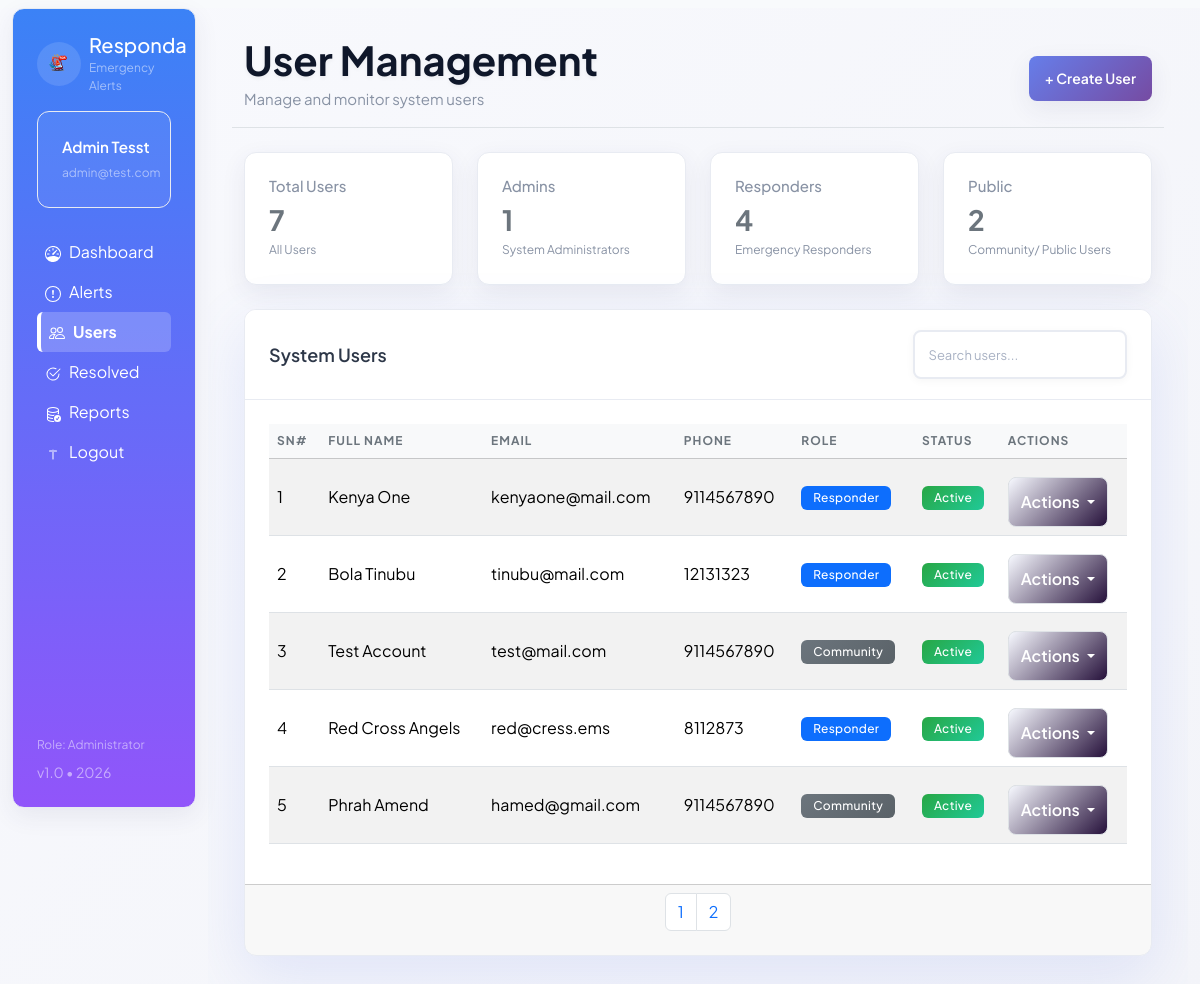
/users.php (signed in), run on the app's committed database.
### tables this page shows
CREATE TABLE `users` (
  `id` int(11) NOT NULL,
  `full_name` varchar(100) NOT NULL,
  `email` varchar(100) NOT NULL,
  `phone` varchar(20) DEFAULT NULL,
  `password` varchar(255) NOT NULL,
  `role_id` int(11) NOT NULL,
  `status` enum('active','inactive') DEFAULT 'active',
  `created_at` timestamp NOT NULL DEFAULT current_timestamp()
);

CREATE TABLE `roles` (
  `id` int(11) NOT NULL,
  `name` varchar(50) NOT NULL,
  `created_at` timestamp NOT NULL DEFAULT current_timestamp()
);

### public/users.php (the view, shortened to what this page needs)
<?php
$pdo = getPDO();
$stmt = $pdo->query('SELECT u.id, u.full_name, u.email, u.phone, r.name AS role FROM users u LEFT JOIN roles r ON u.role_id = r.id ORDER BY u.created_at DESC');
$users = $stmt->fetchAll();
include __DIR__ . '/../includes/header.php';
?>
<div class="container-fluid mt-2 mb-0">
    <div class="row">
        <?php include __DIR__ . '/../includes/sidebar.php'; ?>
        <div class="col-lg-10" style="min-height: calc(100vh - 40px); overflow:auto; padding: 24px 32px;">
            <div class="row mb-4 align-items-center border-bottom pb-3">
                <div class="col-md-6">
                    <h1 class="display-6 fw-bold mb-1">User Management</h1>
                    <p class="text-muted mb-0">Manage and monitor system users</p>
                </div>
                <div class="col-md-6 text-end">
                    <button type="button" class="btn btn-primary shadow-sm px-4" data-bs-toggle="modal" data-bs-target="#createUserModal">
                        + Create User
                    </button>
                </div>
            </div>
            <div class="row mb-4">
                <div class="col-md-3">
                    <div class="card border-0 shadow-sm">
                        <div class="card-body">
                            <h6 class="card-title mb-2 text-muted small mb-1">Total Users</h6>
                            <h3 class="card-text fw-bold mb-0" style="color: #6c757d;"><?php echo count($users); ?></h3>
                            <small class="text-muted">All Users</small>
                        </div>
                    </div>
                </div>
                <div class="col-md-3">
                    <div class="card border-0 shadow-sm">
                        <div class="card-body">
                            <h6 class="card-title mb-2 text-muted small mb-1">Admins</h6>
                            <h3 class="card-text fw-bold mb-0" style="color: #6c757d;"><?php echo count(array_filter($users, fn($u) => $u['role'] === 'Admin')); ?></h3>
                            <small class="text-muted">System Administrators</small>
                        </div>
                    </div>
                </div>
                <div class="col-md-3">
                    <div class="card border-0 shadow-sm">
                        <div class="card-body">
                            <h6 class="card-title mb-2 text-muted small mb-1">Responders</h6>
                            <h3 class="card-text fw-bold mb-0" style="color: #6c757d;"><?php echo count(array_filter($users, fn($u) => $u['role'] === 'Responder')); ?></h3>
                            <small class="text-muted">Emergency Responders</small>
                        </div>
                    </div>
                </div>
                <div class="col-md-3">
                    <div class="card border-0 shadow-sm">
                        <div class="card-body">
                            <h6 class="card-title mb-2 text-muted small mb-1">Public</h6>
                            <h3 class="card-text fw-bold mb-0" style="color: #6c757d;"><?php echo count(array_filter($users, fn($u) => $u['role'] === 'Community')); ?></h3>
                            <small class="text-muted">Community/ Public Users</small>
                        </div>
                    </div>
                </div>
            </div>
            <div class="card border-0 shadow-lg rounded-3 mb-4">
                <div class="card-header d-flex justify-content-between align-items-center">
                    <h5 class="fw-semibold mb-0">System Users</h5>
                    <input
                        type="text"
                        id="userSearch"
                        class="form-control w-25"
                        placeholder="Search users...">
                </div>
                <div class="card-body">
                    <div class="table-responsive">
                        <table class="table table-hover table-striped align-middle" id="usersTable">
                            <thead class="table-light">
                                <tr>
                                    <th>Sn#</th>
                                    <th>Full Name</th>
                                    <th>Email</th>
                                    <th>Phone</th>
                                    <th>Role</th>
                                    <th>Status</th>
                                    <th>Actions</th>
                                </tr>
                            </thead>
                            <tbody>
                                <?php if (!empty($users) && count($users) > 0): ?>
                                    <?php foreach ($users as $index => $user): ?>
                                        <tr>
                                            <td><?= $index + 1 ?></td>
                                            <td><?= htmlspecialchars($user['full_name']) ?></td>
                                            <td><?= htmlspecialchars($user['email']) ?></td>
                                            <td><?= htmlspecialchars($user['phone']) ?></td>
                                            <td>
                                                <?php
                                                $roleName = strtolower($user['role'] ?? 'unknown');
                                                $roleStyles = [
                                                    'admin' => 'danger',
                                                    'responder' => 'primary',
                                                    'community' => 'secondary'
                                                ];
                                                $badge = $roleStyles[$roleName] ?? 'dark';
                                                ?>
                                                <span class="badge bg-<?= $badge ?>">
                                                    <?= htmlspecialchars($user['role'] ?? 'Unknown') ?>
                                                </span>
                                            </td>
                                            <td>
                                                <span class="badge bg-success">Active</span>
                                            </td>
                                            <td>
                                                <div class="dropdown">
                                                    <button class="btn btn-sm btn-light border dropdown-toggle"
                                                        type="button"
                                                        id="dropdownMenuButton<?= $user['id']; ?>"
                                                        data-bs-toggle="dropdown">
                                                        Actions
                                                    </button>
                                                </div>
                                            </td>
                                        </tr>
                                    <?php endforeach; ?>
                                <?php endif; ?>
                            </tbody>
                        </table>
                    </div>
                </div>
                <div class="card-footer text-center">
                    <nav>
                        <ul class="pagination justify-content-center" id="tablePagination"></ul>
                    </nav>
                </div>
            </div>
        </div>
    </div>
</div>
</div>
<?php include __DIR__ . '/../includes/footer.php'; ?>

### includes/header.php (shortened to what this page needs)
<!DOCTYPE html>
<html lang="en">
<head>
    <link href="https://cdn.jsdelivr.net/npm/bootstrap@5.3.8/dist/css/bootstrap.min.css" rel="stylesheet">
    <link rel="stylesheet" href="assets/css/styles.css">
</head>
<body>
<div class="container-fluid">

### includes/sidebar.php (shortened to what this page needs)
<?php
$role_id = $_SESSION['role_id'] ?? null;
function is_active($page) {
    return basename($_SERVER['PHP_SELF']) === $page ? 'active' : '';
}
function is_active_section($pages) {
    $current = basename($_SERVER['PHP_SELF']);
    return in_array($current, $pages) ? 'active' : '';
}
?>
<aside class="col-lg-2 d-none d-lg-block" style="padding-left: 0; margin-left: 0;">
    <div class="position-sticky" style="top:0px;">
        <div class="card border-0 shadow-sm text-white" style="background: linear-gradient(180deg,#3b82f6 0%, #9155fa 100%); border-radius:12px; height: 100vh; overflow: hidden; margin: 0;">
            <div class="card-body d-flex flex-column p-3 h-100" style="overflow: hidden;">
                <div class="d-flex align-items-center mb-3">
                    <div class="me-2">
                        <div style="width:44px; height:44px; border-radius:50%; background: rgba(255,255,255,0.12);display:flex;align-items:center;justify-content:center;font-weight:700;">
                            <img src="assets/images/logo.svg" alt="Responda Logo" style="width:32px; height:32px; border-radius:6px; object-fit:cover; opacity:0.95;">
                        </div>
                    </div>
                    <div>
                        <strong class="h5 mb-0" style="color:#fff;">Responda</strong>
                        <small class="d-block text-white-50">Emergency Alerts</small>
                    </div>
                </div>
                <div class="mb-3">
                    <div class="card bg-white-10 border-0 mb-2" style="background: rgba(255,255,255,0.06);">
                        <div class="card-body p-2 d-flex align-items-center">
                            <div>
                                <div class="text-white fw-semibold" style="font-size:0.95rem"><?php echo htmlspecialchars($_SESSION['username'] ?? 'User', ENT_QUOTES, 'UTF-8'); ?></div>
                                <small class="text-white-50"><?php echo htmlspecialchars($_SESSION['email'] ?? '', ENT_QUOTES, 'UTF-8'); ?></small>
                            </div>
                        </div>
                    </div>
                </div>
                <nav class="nav flex-column mb-3" style="overflow:auto; max-height: calc(100vh - 220px);">
                    <a href="dashboard.php" class="nav-link text-white py-2 px-2 rounded <?php echo is_active('dashboard.php'); ?>">
                        <span>
                            Dashboard
                        </span>
                    </a>
                    <a href="alerts.php" class="nav-link text-white py-2 px-2 rounded <?php echo is_active_section(['alerts.php','alert-details.php','create-alert.php']) ? 'active' : ''; ?>">
                        <span>
                            Alerts
                        </span>
                    </a>
                    <?php if ($role_id == 1): ?>
                        <a href="users.php" class="nav-link text-white py-2 px-2 rounded <?php echo is_active('users.php'); ?>">
                            <span>
                                Users
                            </span>
                        </a>
                    <?php endif; ?>
                    <a href="alerts.php?filter=resolved" class="nav-link text-white py-2 px-2 rounded <?php echo is_active('alerts.php') && isset($_GET['filter']) && $_GET['filter'] === 'resolved' ? 'active' : ''; ?>">
                        <span>
                            Resolved
                        </span>
                    </a>
                    <a href="reports.php" class="nav-link text-white py-2 px-2 rounded <?php echo is_active('reports.php'); ?>">
                        <span>
                            Reports
                        </span>
                    </a>
                    <a href="logout.php" class="nav-link text-white py-2 px-2 rounded">
                        <span>
                            <svg xmlns="http://www.w3.org/2000/svg" width="16" height="16" fill="currentColor" class="bi bi-box-arrow-right me-2" viewBox="0 0 16 16">
                                <path fill-rule="evenodd" d="M8 3.5a.5.5 0 0 1 .5.5v9a.5.5 0 0 1-1 0v-9a.5.5 0 0 1 .5-.5zm3.5 2a.5.5 0 0 0 0-1h-7a.5.5 0 0 0 0 1h7z"/>
                            </svg>Logout
                        </span>
                    </a>
                </nav>
                <div class="mt-auto">
                    <div class="d-flex justify-content-between align-items-center mb-2">
                        <small class="fw-800 text-white-50">Role: <?php echo ($role_id == 1) ? 'Administrator' : 'Responder'; ?></small>
                    </div>
                    <div class="text-white-50 small">v1.0 • <?php echo date('Y'); ?></div>
                </div>
            </div>
        </div>
    </div>
</aside>

### includes/footer.php (shortened to what this page needs)
</body>
</html>

### public/assets/css/styles.css (style rules this page uses)
:root { --primary: #4f46e5; --primary-hover: #4338ca; --danger: #f43f5e; --warning: #f59e0b; --success: #10b981; --info: #0ea5e9; --slate-50: #f8fafc; --slate-100: #f1f5f9; --slate-200: #e2e8f0; --slate-700: #334155; --slate-900: #0f172a; --shadow: 0 4px 6px -1px rgb(0 0 0 / 0.1), 0 2px 4px -2px rgb(0 0 0 / 0.1); --shadow-lg: 0 10px 15px -3px rgb(0 0 0 / 0.1), 0 4px 6px -4px rgb(0 0 0 / 0.1); }
* { margin: 0; padding: 0; box-sizing: border-box; }
body { font-family: 'Plus Jakarta Sans', sans-serif; background-color: var(--slate-50); color: var(--slate-900); line-height: 1.5; min-height: 100vh; }
.container-fluid { background: linear-gradient(135deg, #f8f9fd 0%, #f3f4f9 100%); min-height: 100vh; }
.btn { padding: 12px; background: linear-gradient(135deg, #f7f9ff 0%, #26113b 100%); color: white; border: none; border-radius: 8px; font-size: 16px; font-weight: 600; cursor: pointer; margin-top: 10px; }
.col-lg-10 { background: transparent !important; padding: 28px 36px !important; }
h1 { margin-bottom: 8px !important; text-shadow: 0 2px 4px rgba(0, 0, 0, 0.05); }
.text-muted { color: #8892a4 !important; font-size: 15px; }
.card { border: 1px solid #e8ebf2 !important; border-radius: 12px !important; overflow: hidden; }
.card.shadow-sm { box-shadow: 0 8px 24px rgba(50, 50, 100, 0.08) !important; }
.card-body { padding: 24px !important; }
.card-header { background: white !important; padding: 20px 24px !important; border-bottom: 1px solid #e8ebf2 !important; }
.card-header h5 { font-weight: 600; color: #2d3748; font-size: 18px; margin: 0; }
.card-body small { font-size: 12px; color: #a8b1c3; }
.badge { padding: 6px 12px !important; font-weight: 500 !important; font-size: 12px !important; border-radius: 6px !important; letter-spacing: 0.3px; }
.bg-success { background: linear-gradient(135deg, #28a745, #20c997) !important; }
.bg-secondary { background: linear-gradient(135deg, #6c757d, #5a6268) !important; }
.btn-primary { background: linear-gradient(135deg, #667eea 0%, #764ba2 100%) !important; border: none !important; padding: 12px 16px !important; font-weight: 600; font-size: 14px; border-radius: 8px !important; color: white !important; }
.form-control { border: 2px solid #e8ebf2 !important; border-radius: 8px !important; padding: 12px 14px !important; font-size: 14px !important; box-shadow: 0 2px 8px rgba(0, 0, 0, 0.04) !important; }
.form-control::placeholder { color: #a8b1c3 !important; font-size: 13px; }
svg { opacity: 1; }
.shadow-sm { box-shadow: 0 8px 24px rgba(50, 50, 100, 0.08) !important; }
.shadow-lg { box-shadow: 0 20px 60px rgba(102, 126, 234, 0.15) !important; }
.nav-link.active { background: rgba(255, 255, 255, 0.2) !important; font-weight: bold; border-left: 4px solid #fff; }
.table thead th { background-color: #f8f9fa; text-transform: uppercase; font-size: 0.75rem; letter-spacing: 1px; color: #6c757d; }

### data on the page
users: full_name "Kenya One", email "kenyaone@mail.com", phone "9114567890", role.name "Responder"
users: full_name "Bola Tinubu", email "tinubu@mail.com", phone "12131323", role.name "Responder"
users: full_name "Test Account", email "test@mail.com", phone "9114567890", role.name "Community"
users: full_name "Red Cross Angels", email "red@cress.ems", phone "8112873", role.name "Responder"
users: full_name "Phrah Amend", email "hamed@gmail.com", phone "9114567890", role.name "Community"

### other printed values
$_SESSION['username'] "Admin Tesst"
$_SESSION['email'] "admin@test.com"
count($users) "7"
count(array_filter($users, fn($u) => $u['role'] === 'Admin')) "1"
count(array_filter($users, fn($u) => $u['role'] === 'Responder')) "4"
count(array_filter($users, fn($u) => $u['role'] === 'Community')) "2"
